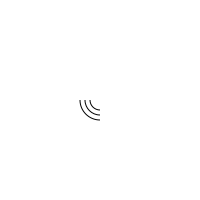

Write the Python code that produced this figure.
# pylint: disable=E1101
import cairo
import math
import numpy


class Drawing():
    """ creates a context at 0, 0 with specified width and height """
    def __init__(self, WIDTH, HEIGHT):
        self.surface = cairo.ImageSurface(cairo.FORMAT_ARGB32, WIDTH, HEIGHT)
        self.brushWidth = 1
        self.ctx = cairo.Context(self.surface)
        self.ctx.rectangle(0, 0, 200, 200)
        self.ctx.set_source_rgb(255, 255, 255)
        self.ctx.fill() 
        self.ctx.set_line_width(self.brushWidth)
        self.ctx.set_source_rgb(0, 0, 0)
        self.ctx.move_to(0, 0)
        return

    def drawArc(self, x, y, radius, startAngle, endAngle):
        """ start x, start y, radius, startAngle in radians, endAngle in radians """ 
        self.ctx.new_sub_path()
        self.ctx.arc(x, y, radius, startAngle, endAngle)
        self.ctx.stroke()
        return

    def setBrush(self, r, g, b, a, width = 1):
        """ sets brush to color of specified variables, width can be specified to change brush size """
        self.ctx.set_source_rgba(r, g, b, a)
        return

    def output(self, outputFile):
        """ writes surface to png with corresponding output file """
        self.surface.write_to_png(outputFile)
        return


def normSample(mean, std, samples) :
    """ sample from normal distribution with params, mean, standard deviation
        and number of samples """
    return numpy.random.normal(mean, std, samples)

canvas = Drawing(200, 200)
canvas.drawArc(100, 100, 10, math.pi/2, math.pi)
canvas.drawArc(100, 100, 15, math.pi/2, math.pi)
canvas.drawArc(100, 100, 20, math.pi/2, math.pi)
for i in range(50):
    x = normSample(100, 30, 1)
    y = normSample(100, 30, 1)
    radius = normSample(10, 60, 1)
    

canvas.output("test.png")
